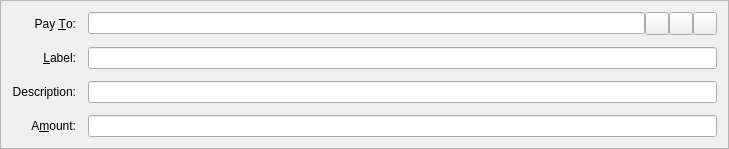
<?xml version="1.0" encoding="UTF-8"?>
<ui version="4.0">
 <class>SendCoinsEntry</class>
 <widget class="QFrame" name="SendCoinsEntry">
  <property name="geometry">
   <rect>
    <x>0</x>
    <y>0</y>
    <width>729</width>
    <height>136</height>
   </rect>
  </property>
  <property name="windowTitle">
   <string>Form</string>
  </property>
  <property name="frameShape">
   <enum>QFrame::StyledPanel</enum>
  </property>
  <property name="frameShadow">
   <enum>QFrame::Sunken</enum>
  </property>
  <layout class="QGridLayout" name="gridLayout">
   <property name="spacing">
    <number>12</number>
   </property>
   <item row="6" column="0">
    <widget class="QLabel" name="labelAmount">
     <property name="text">
      <string>A&amp;mount:</string>
     </property>
     <property name="alignment">
      <set>Qt::AlignRight|Qt::AlignTrailing|Qt::AlignVCenter</set>
     </property>
     <property name="buddy">
      <cstring>payAmount</cstring>
     </property>
    </widget>
   </item>
   <item row="3" column="0">
    <widget class="QLabel" name="label_2">
     <property name="text">
      <string>Pay &amp;To:</string>
     </property>
     <property name="alignment">
      <set>Qt::AlignRight|Qt::AlignTrailing|Qt::AlignVCenter</set>
     </property>
     <property name="buddy">
      <cstring>payTo</cstring>
     </property>
    </widget>
   </item>
   <item row="6" column="1">
    <widget class="BitcoinAmountField" name="payAmount"/>
   </item>
   <item row="4" column="1">
    <layout class="QHBoxLayout" name="horizontalLayout_2">
     <property name="spacing">
      <number>0</number>
     </property>
     <item>
      <widget class="QValidatedLineEdit" name="addAsLabel">
       <property name="enabled">
        <bool>true</bool>
       </property>
       <property name="toolTip">
        <string>Enter a label for this address to add it to your address book</string>
       </property>
      </widget>
     </item>
    </layout>
   </item>
   <item row="5" column="0">
    <widget class="QLabel" name="label">
     <property name="text">
      <string>Description:</string>
     </property>
     <property name="alignment">
      <set>Qt::AlignRight|Qt::AlignTrailing|Qt::AlignVCenter</set>
     </property>
     <property name="buddy">
      <cstring>narration</cstring>
     </property>
    </widget>
   </item>
   <item row="5" column="1">
    <widget class="QValidatedLineEdit" name="narration">
       <property name="enabled">
        <bool>true</bool>
       </property>
       <property name="toolTip">
        <string>Enter a short note to send with payment (max 24 characters)</string>
       </property>
    </widget>
    
   </item>
   
   
   <item row="4" column="0">
    <widget class="QLabel" name="label_4">
     <property name="text">
      <string>&amp;Label:</string>
     </property>
     <property name="alignment">
      <set>Qt::AlignRight|Qt::AlignTrailing|Qt::AlignVCenter</set>
     </property>
     <property name="buddy">
      <cstring>addAsLabel</cstring>
     </property>
    </widget>
   </item>
   <item row="3" column="1">
    <layout class="QHBoxLayout" name="payToLayout">
     <property name="spacing">
      <number>0</number>
     </property>
     <item>
      <widget class="QValidatedLineEdit" name="payTo">
       <property name="toolTip">
        <string>The address to send the payment to  (e.g. FfCDhekqN2ngKCfKLyxQodtAUfCQVPqFFt)</string>
       </property>
       <property name="maxLength">
        <number>34</number>
       </property>
      </widget>
     </item>
     <item>
      <widget class="QToolButton" name="addressBookButton">
       <property name="toolTip">
        <string>Choose address from address book</string>
       </property>
       <property name="text">
        <string/>
       </property>
       <property name="icon">
        <iconset resource="../bitcoin.qrc">
         <normaloff>:/icons/address-book</normaloff>:/icons/address-book</iconset>
       </property>
       <property name="shortcut">
        <string>Alt+A</string>
       </property>
      </widget>
     </item>
     <item>
      <widget class="QToolButton" name="pasteButton">
       <property name="toolTip">
        <string>Paste address from clipboard</string>
       </property>
       <property name="text">
        <string/>
       </property>
       <property name="icon">
        <iconset resource="../bitcoin.qrc">
         <normaloff>:/icons/editpaste</normaloff>:/icons/editpaste</iconset>
       </property>
       <property name="shortcut">
        <string>Alt+P</string>
       </property>
      </widget>
     </item>
     <item>
      <widget class="QToolButton" name="deleteButton">
       <property name="toolTip">
        <string>Remove this recipient</string>
       </property>
       <property name="text">
        <string/>
       </property>
       <property name="icon">
        <iconset resource="../bitcoin.qrc">
         <normaloff>:/icons/remove</normaloff>:/icons/remove</iconset>
       </property>
      </widget>
     </item>
    </layout>
   </item>
  </layout>
 </widget>
 <customwidgets>
  <customwidget>
   <class>QValidatedLineEdit</class>
   <extends>QLineEdit</extends>
   <header>qvalidatedlineedit.h</header>
  </customwidget>
  <customwidget>
   <class>BitcoinAmountField</class>
   <extends>QLineEdit</extends>
   <header>bitcoinamountfield.h</header>
   <container>1</container>
  </customwidget>
 </customwidgets>
 <resources>
  <include location="../bitcoin.qrc"/>
 </resources>
 <connections/>
</ui>
